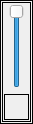
<?xml version="1.0" encoding="UTF-8"?>
<ui version="4.0">
 <class>SetVolume</class>
 <widget class="QWidget" name="SetVolume">
  <property name="windowModality">
   <enum>Qt::ApplicationModal</enum>
  </property>
  <property name="geometry">
   <rect>
    <x>0</x>
    <y>0</y>
    <width>33</width>
    <height>124</height>
   </rect>
  </property>
  <property name="windowTitle">
   <string>Form</string>
  </property>
  <property name="styleSheet">
   <string notr="true">border:1px solid black</string>
  </property>
  <layout class="QVBoxLayout" name="verticalLayout_2">
   <property name="leftMargin">
    <number>2</number>
   </property>
   <property name="topMargin">
    <number>2</number>
   </property>
   <property name="rightMargin">
    <number>2</number>
   </property>
   <property name="bottomMargin">
    <number>2</number>
   </property>
   <item>
    <widget class="QWidget" name="widget" native="true">
     <layout class="QVBoxLayout" name="verticalLayout">
      <property name="leftMargin">
       <number>2</number>
      </property>
      <property name="topMargin">
       <number>2</number>
      </property>
      <property name="rightMargin">
       <number>2</number>
      </property>
      <property name="bottomMargin">
       <number>2</number>
      </property>
      <item>
       <widget class="QSlider" name="verticalSlider">
        <property name="sizePolicy">
         <sizepolicy hsizetype="Preferred" vsizetype="Minimum">
          <horstretch>0</horstretch>
          <verstretch>0</verstretch>
         </sizepolicy>
        </property>
        <property name="styleSheet">
         <string notr="true">border:0px solid black</string>
        </property>
        <property name="maximum">
         <number>100</number>
        </property>
        <property name="value">
         <number>100</number>
        </property>
        <property name="orientation">
         <enum>Qt::Vertical</enum>
        </property>
       </widget>
      </item>
      <item>
       <widget class="ChangeButtonColor" name="toolButton">
        <property name="sizePolicy">
         <sizepolicy hsizetype="Preferred" vsizetype="Preferred">
          <horstretch>0</horstretch>
          <verstretch>0</verstretch>
         </sizepolicy>
        </property>
        <property name="text">
         <string/>
        </property>
        <property name="icon">
         <iconset resource="images.qrc">
          <normaloff>:/images/Voice.png</normaloff>:/images/Voice.png</iconset>
        </property>
       </widget>
      </item>
     </layout>
    </widget>
   </item>
  </layout>
 </widget>
 <customwidgets>
  <customwidget>
   <class>ChangeButtonColor</class>
   <extends>QToolButton</extends>
   <header location="global">changebuttoncolor.h</header>
  </customwidget>
 </customwidgets>
 <resources>
  <include location="images.qrc"/>
 </resources>
 <connections/>
</ui>
